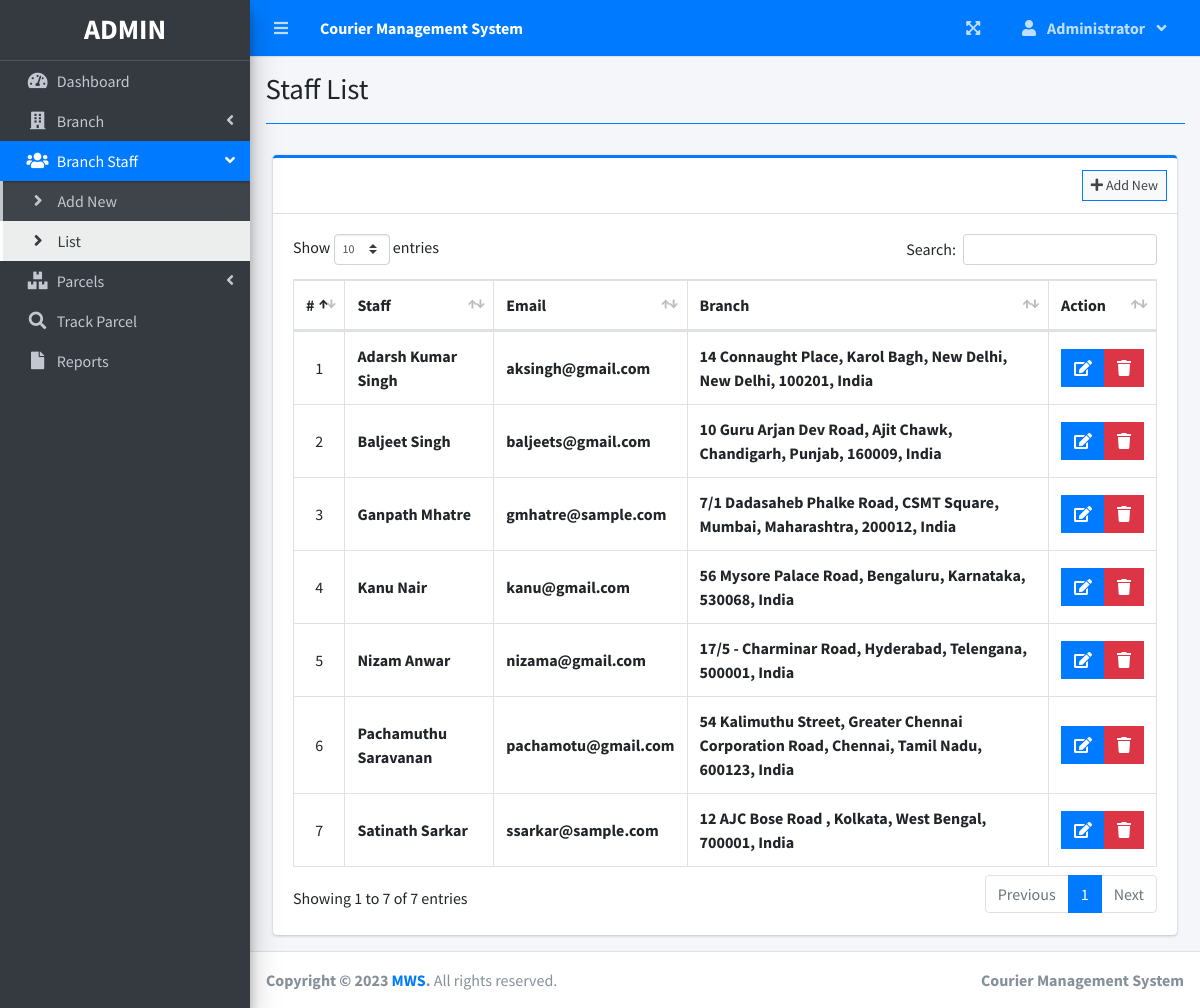
The page /index.php?page=staff_list (signed in) on the database its author committed.
### tables this page shows
CREATE TABLE `users` (
  `id` int(30) NOT NULL,
  `firstname` varchar(200) NOT NULL,
  `lastname` varchar(200) NOT NULL,
  `email` varchar(200) NOT NULL,
  `password` text NOT NULL,
  `type` tinyint(1) NOT NULL DEFAULT 2 COMMENT '1 = admin, 2 = staff',
  `branch_id` int(30) NOT NULL,
  `date_created` datetime NOT NULL DEFAULT current_timestamp()
);

### staff_list.php (the view, shortened to what this page needs)
<?php include'db_connect.php' ?>
<div class="col-lg-12">
	<div class="card card-outline card-primary">
		<div class="card-header">
			<div class="card-tools">
				<a class="btn btn-block btn-sm btn-default btn-flat border-primary " href="./index.php?page=new_staff"><i class="fa fa-plus"></i> Add New</a>
			</div>
		</div>
		<div class="card-body">
			<table class="table tabe-hover table-bordered" id="list">
				<!-- <colgroup>
					<col width="5%">
					<col width="15%">
					<col width="25%">
					<col width="25%">
					<col width="15%">
				</colgroup> -->
				<thead>
					<tr>
						<th class="text-center">#</th>
						<th>Staff</th>
						<th>Email</th>
						<th>Branch</th>
						<th>Action</th>
					</tr>
				</thead>
				<tbody>
					<?php
					$i = 1;
					$qry = $conn->query("SELECT u.*,concat(u.firstname,' ',u.lastname) as name,concat(b.street,', ',b.city,', ',b.state,', ',b.zip_code,', ',b.country) as baddress FROM users u inner join branches b on b.id = u.branch_id where u.type = 2 order by concat(u.firstname,' ',u.lastname) asc ");
					while($row= $qry->fetch_assoc()):
					?>
					<tr>
						<td class="text-center"><?php echo $i++ ?></td>
						<td><b><?php echo ucwords($row['name']) ?></b></td>
						<td><b><?php echo ($row['email']) ?></b></td>
						<td><b><?php echo ucwords($row['baddress']) ?></b></td>
						<td class="text-center">
		                    <div class="btn-group">
		                        <a href="index.php?page=edit_staff&id=<?php echo $row['id'] ?>" class="btn btn-primary btn-flat ">
		                          <i class="fas fa-edit"></i>
		                        </a>
		                        <button type="button" class="btn btn-danger btn-flat delete_staff" data-id="<?php echo $row['id'] ?>">
		                          <i class="fas fa-trash"></i>
		                        </button>
	                      </div>
						</td>
					</tr>
				<?php endwhile; ?>
				</tbody>
			</table>
		</div>
	</div>
</div>

### staff_list.php (style rules this page uses)
table td { vertical-align: middle !important; }

### rows shown on the page
users: name "Adarsh Kumar Singh", email "aksingh@gmail.com", baddress "14 Connaught Place, Karol Bagh, New Delhi, New Delhi, 100201, India"
users: name "Baljeet Singh", email "baljeets@gmail.com", baddress "10 Guru Arjan Dev Road, Ajit Chawk, Chandigarh, Punjab, 160009, India"
users: name "Ganpath Mhatre", email "gmhatre@sample.com", baddress "7/1 Dadasaheb Phalke Road, CSMT Square, Mumbai, Maharashtra, 200012, India"
users: name "Kanu Nair", email "kanu@gmail.com", baddress "56 Mysore Palace Road, Bengaluru, Karnataka, 530068, India"
users: name "Nizam Anwar", email "nizama@gmail.com", baddress "17/5 - Charminar Road, Hyderabad, Telengana, 500001, India"
users: name "Pachamuthu Saravanan", email "pachamotu@gmail.com", baddress "54 Kalimuthu Street, Greater Chennai Corporation Road, Chennai, Tamil Nadu, 600123, India"
users: name "Satinath Sarkar", email "ssarkar@sample.com", baddress "12 AJC Bose Road , Kolkata, West Bengal, 700001, India"

### other values the page prints
$_SESSION['system']['name'] "Courier Management System"
$_SESSION['login_firstname'] "Administrator"
$title "Staff List"
